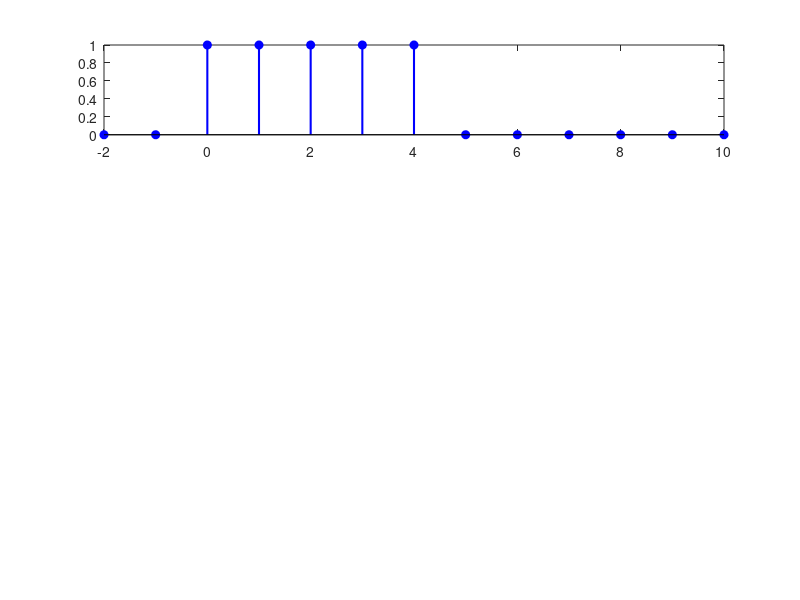

This figure's MATLAB source: (Note: this script raises an error after producing the figure.)
% --- Step-by-Step Discrete Convolution (Improved Version) ---
clear; clc; close all;

% 1. DEFINE SIGNALS
k = -2:10;
x = (k >= 0 & k <= 4);                     % x[k] = rectangular pulse
h = (0.8).^k .* (k >= 0 & k <= 6);         % h[k] = decaying ramp

% 2. INITIALIZE CONVOLUTION
n_start = k(1) + k(1);
n_end   = k(end) + k(end);
n = n_start:n_end;
y = zeros(1, length(n));

% Flip h[k] -> h[-k]
h_flipped = fliplr(h);
k_flipped = -fliplr(k);

% 3. STEP-BY-STEP VISUALIZATION
figure('Name','Discrete Convolution Steps','Position',[50 50 1000 750]);

for i = 1:length(n)
    current_n = n(i);
    clf;

    % Plot original x[k]
    subplot(4,1,1);
    stem(k, x,'b','filled','LineWidth',1.5); hold on;
    xline(current_n,'--k','LineWidth',1); % vertical marker
    title(['Step ', num2str(i), ' of ', num2str(length(n)), ...
           ' → Calculating y[', num2str(current_n), ']']);
    ylabel('x[k]'); grid on; xlim([n_start, n_end]);

    % Plot shifted h[n-k]
    subplot(4,1,2);
    stem(k_flipped+current_n, h_flipped,'r','filled','LineWidth',1.5);
    xline(current_n,'--k','LineWidth',1);
    ylabel('h[n-k]'); grid on; xlim([n_start, n_end]);

    % Overlap calculation
    [k_common, ix, ih] = intersect(k, k_flipped + current_n);
    product = zeros(1, length(k));
    if ~isempty(k_common)
        product(ix) = x(ix).*h_flipped(ih);
    end
    y(i) = sum(product);

    % Plot product x[k]h[n-k]
    subplot(4,1,3);
    stem(k, product,'g','filled','LineWidth',1.5);
    ylabel('Product'); grid on; xlim([n_start, n_end]);

    % Plot partial result y[n]
    subplot(4,1,4);
    stem(n, y,'m','filled','LineWidth',1.5); hold on;
    stem(current_n, y(i),'ko','filled','MarkerSize',7); % highlight current point
    ylabel('y[n]'); xlabel('n'); grid on; xlim([n_start, n_end]);

    % Display calculation details
    non_zero = product(product~=0);
    if isempty(non_zero)
        sum_str = '0';
    else
        sum_str = strjoin(arrayfun(@(v) sprintf('%.2f',v), non_zero,'UniformOutput',false),' + ');
    end
    sgtitle(sprintf('y[%d] = %s = %.2f',current_n,sum_str,y(i)),'FontWeight','bold');

    pause(1); % control animation speed
end

% 4. FINAL RESULT
figure('Name','Final Convolution Result','Position',[300 100 800 400]);
stem(n,y,'m','filled','LineWidth',1.5); grid on;
title('Final Convolution Result y[n]'); xlabel('n'); ylabel('y[n]');

